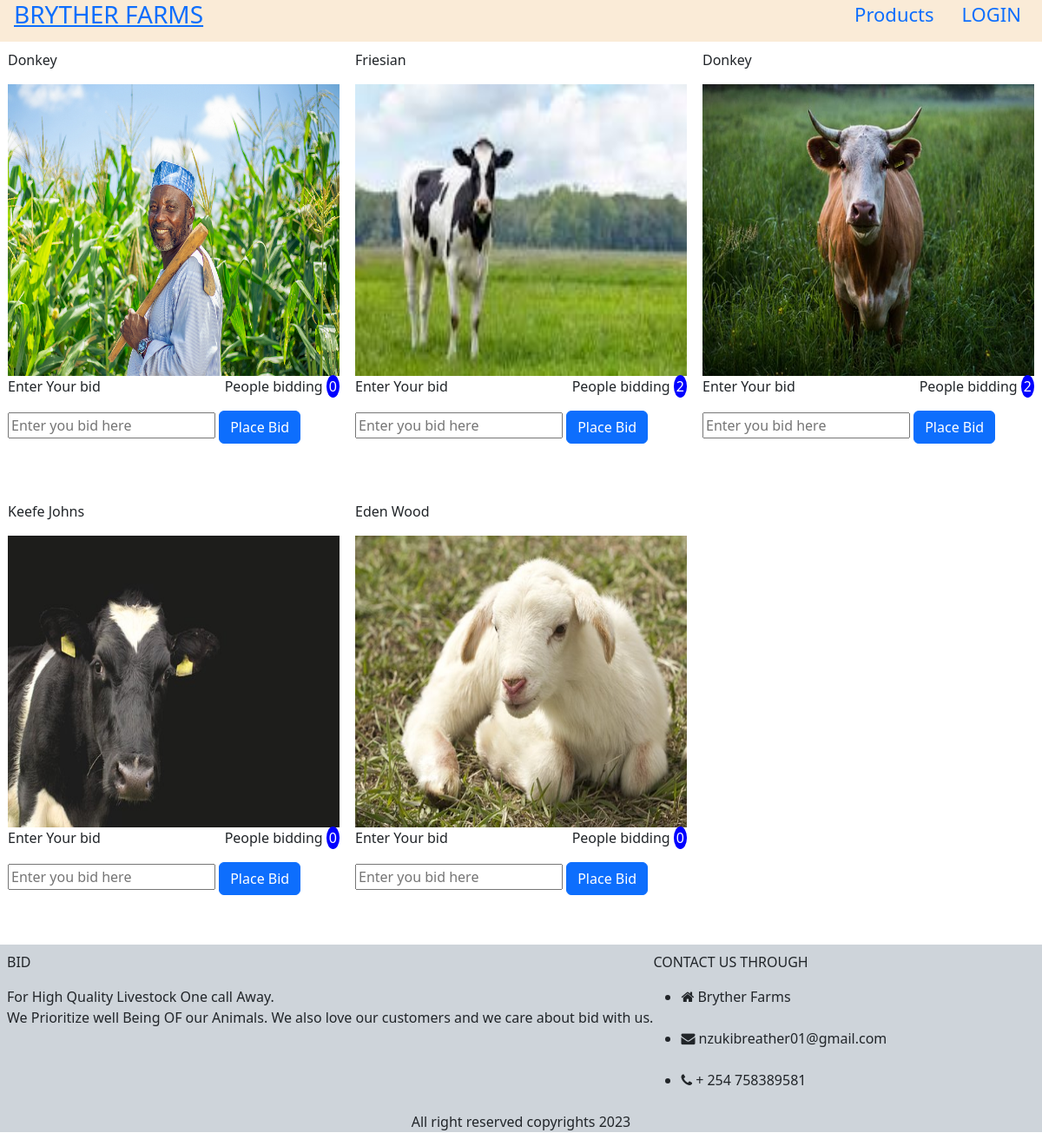
/products.php, run on the app's committed database.
### tables this page shows
CREATE TABLE `items` (
  `id` int NOT NULL,
  `item_name` varchar(255) NOT NULL,
  `min_price` int NOT NULL,
  `max_price` int NOT NULL,
  `livestock_name` varchar(255) NOT NULL,
  `photo` varchar(255) NOT NULL,
  `user_id` int NOT NULL,
  `bidders` int NOT NULL DEFAULT '0',
  `status` int NOT NULL DEFAULT '0'
);

### products.php (the view, shortened to what this page needs)
<?php
include 'connection.php';
include 'header.php';
?>
<!doctype html>
<html lang="en">
<head>
</head>
<body>
        <div class="prod_box">
                <?php
                $items="select * from items where status ='0'";
                $itemsrun=mysqli_query($conn,$items);
                while($posts=mysqli_fetch_assoc($itemsrun)) {
                    ?>
                    <form  action="processor.php" method="post">
                    <div class="item" style="padding: 9px;">
                        <p><?php echo $posts['item_name']?></p>
                        <img src="items/<?php echo $posts['photo']?>" alt="product">
                       <div class="bid">
                           <bid-details style="display: flex; justify-content: space-between;"><p>Enter Your bid</p> <p>People bidding <span style="border-radius: 50%;padding: 2px; padding-left: 3px;padding-right: 3px; background: blue;color: white;"><?php echo $posts['bidders']?></span></p></bid-details>
                           <input type="number" name="bid_amount"  placeholder="Enter you bid here">
                            <button class="btn btn-primary" type="submit" name="bid">Place Bid</button>
                       </div>
                        <br> <br>
                    </div>
                    </form>
                    <?php
                }
                ?>
            </div>
<?php include'footer.php'; ?>
</body>
</html>

### header.php (shortened to what this page needs)
<!doctype html>
<html lang="en">
<head>
    <link rel="stylesheet" href="https://cdnjs.cloudflare.com/ajax/libs/font-awesome/4.7.0/css/font-awesome.min.css">
    <link rel="stylesheet" href="css/style.css">
</head>
<body>
<div class="head">
    <h3><a href="index.php">BRYTHER FARMS</a></h3>
    <ul class="ul" id="links" class="links">
        <li><a href="products.php">Products</a></li>
        <?php
        if (isset($_SESSION['role'])) {
            $role=$_SESSION['role'];
            if($role==1){
                echo '<li><a href="admindashboard.php">Dashboard</a></li>';
                echo '<li><a href="logout.php">Logout</a></li>';
            }
            else{
                echo '<li><a href="dashboard.php">Dashboard</a></li>';
                echo '<li><a href="logout.php">Logout</a></li>';
            }
        }
        else{
            echo '<li><a href="signin.php">LOGIN</a></li>';
        }
        ?>
    </ul>
</div>
</body>
</html>

### footer.php (shortened to what this page needs)
<div class="bottom">
    <div class="cot1">
        <p >BID</p>
        <span>For High Quality Livestock One call Away.</span><br>
        <span>We Prioritize well Being OF our Animals.</span>
        <span>We also love our customers and we care about bid with us.</span>
    </div>
    <div class="cot2">
        <p>CONTACT US THROUGH </p>
        <ul class="list">
            <li>
                <i class="fa fa-home" aria-hidden="true"></i>
                Bryther Farms
            </li>
            <br>
            <li>
                <i class="fa fa-envelope" aria-hidden="true"></i>
                nzukibreather01@gmail.com
            </li>
            <br>
            <li>
                <i class="fa fa-phone" aria-hidden="true"></i>
                + 254 758389581
            </li>
                    </ul>
    </div>
</div>
<div class="copyright">
    <p style="text-align: center;">All right reserved copyrights <?php
        $year =2023;
        echo $year;
        ?></p>
</div>

### header.php (style rules this page uses)
.head { padding-left: 1rem; background: antiquewhite; display: flex; justify-content: space-between; height: 3rem; }
.ul { display: flex; }
.ul li { list-style: none; margin-right: 1rem; font-size: 22px; }
.ul li a { padding: 0.5rem; text-decoration: none; }

### products.php (style rules this page uses)
.prod_box { display: grid; grid-template-columns: 1fr 1fr 1fr; }
img { width: 100%; height: 21rem; }

### footer.php (style rules this page uses)
.bottom { padding: 0.5rem; display: flex; flex-direction: row; background-color: #ced4da; }
.copyright { background-color: #ced4da; }

### data on the page
items: item_name "Donkey", photo (picture), bidders "0"
items: item_name "Friesian", photo (picture), bidders "2"
items: item_name "Donkey", photo (picture), bidders "2"
items: item_name "Keefe Johns", photo (picture), bidders "0"
items: item_name "Eden Wood", photo (picture), bidders "0"

### other printed values
$year "2023"
